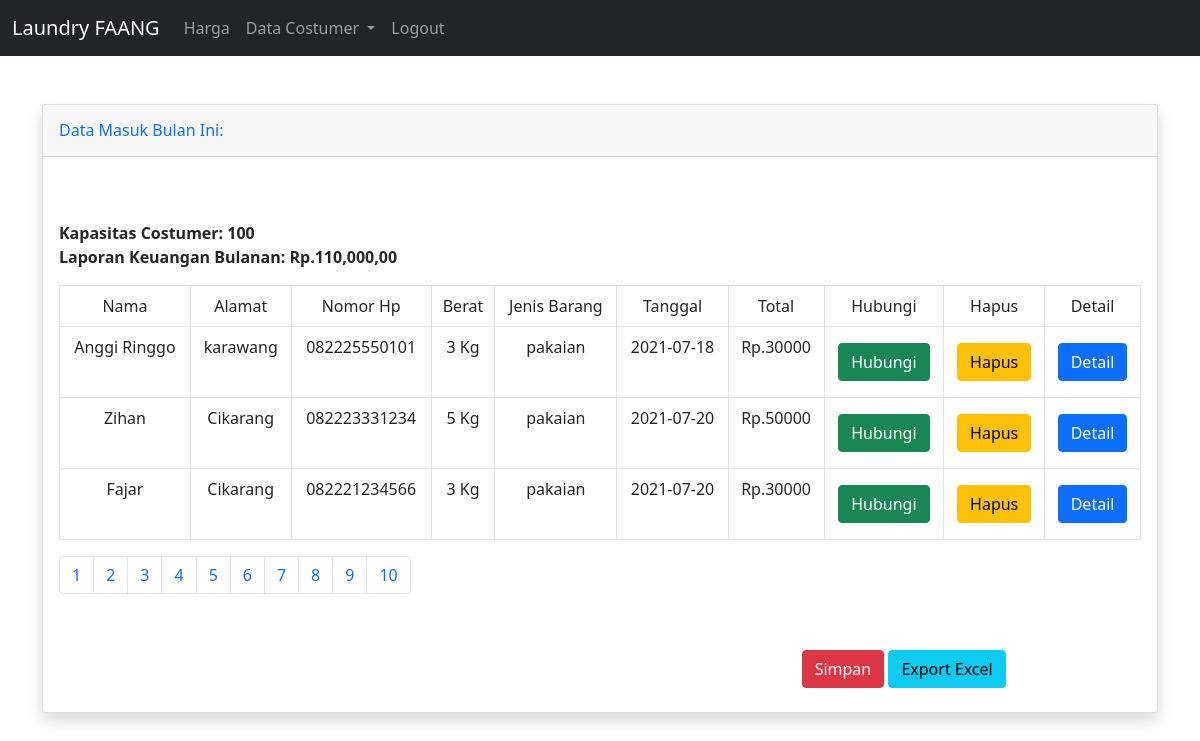
Screenshot of /admin/bulan.php with the database file from the repository.
### tables this page shows
CREATE TABLE `data_bulan` (
  `id` int(35) NOT NULL,
  `nama` varchar(150) NOT NULL,
  `alamat` varchar(100) NOT NULL,
  `nomor` varchar(80) NOT NULL,
  `berat` varchar(68) NOT NULL,
  `jenis` varchar(75) NOT NULL,
  `tanggal` varchar(85) NOT NULL,
  `jumlah` varchar(90) NOT NULL
);

### admin/bulan.php (the view, shortened to what this page needs)
<?php
include 'db.php';
 ?>
<!doctype html>
<html lang="en">
  <head>
    <link rel="stylesheet" href="https://stackpath.bootstrapcdn.com/bootstrap/5.0.0-alpha1/css/bootstrap.min.css">
  </head>
  <body>
        <nav class="navbar navbar-expand-lg navbar-dark bg-dark">
          <div class="container-fluid">
            <a class="navbar-brand text-white" href="index.php">Laundry FAANG</a>
            <div class="collapse navbar-collapse" id="navbarNavDropdown">
              <ul class="navbar-nav">
                <li class="nav-item">
                  <a class="nav-link" href="harga.php">Harga</a>
                </li>
                <li class="nav-item dropdown">
                  <a class="nav-link dropdown-toggle" href="#" id="navbarDropdownMenuLink" role="button" data-toggle="dropdown" aria-expanded="false">
                  Data Costumer
                  </a>
                </li>
              </ul>
              <div class="collapse navbar-collapse" id="navbarNavDropdown">
          <ul class="navbar-nav">
            <li class="nav-item">
              <a class="nav-link" href="Logout.php">Logout</a>
            </li></div>
            </div>
          </div>
        </nav>
    <div class="container mt-5">
    <div class="card shadow mb-4">
      <div class="card-header py-3 d-flex flex-row align-items-center justify-content-between">
    <h6 class="m-0 font-weight-bold text-primary">Data Masuk Bulan Ini:</h6>
      </div>
      <div class="row mt-5">
      <div class="col-xl-12 col-lg-12">
      <div class="card-body">
        <?php
        $hal= 10;
        $page = (isset($_GET['page'])) ? (int)$_GET['page'] : 1;
        $start = ($page - 1) * $hal;
        $kap = $hal * $hal;
        $Jumlah_y=mysqli_query($conn, "select sum(jumlah) as tog from data_bulan");
        $jumlahd=mysqli_fetch_array($Jumlah_y);
         ?>
         <b>Kapasitas Costumer: <?php echo $kap ; ?></b><br>
         <b>Laporan Keuangan Bulanan: <?php echo " Rp.". number_format($jumlahd['tog']).",00" ?></b>
        <div class="table-responsive service">
        <table class="table table-bordered table-hover  mt-3 text-nowrap css-serial">
              <tr>
         		 <td><center>Nama</td>
         		 <td><center>Alamat</td>
         		 <td><center>Nomor Hp</td>
         		 <td><center>Berat</td>
         		 <td><center>Jenis Barang</td>
             <td><center>Tanggal</td>
             <td><center>Total </td>
             <td><center>Hubungi</td>
             <td><center>Hapus</td>
             <td><center>Detail</td>
               </tr>
               <?php
          $query = mysqli_query($conn, "SELECT * FROM data_bulan limit $start, $hal");
               if(mysqli_num_rows($query) <= 0){
                 echo "<div class='col-md-10 col-sm-12 col-xs-12 ml-5'>";
                 echo "<div class='alert alert-danger mt-4 ml-5' role='alert'>";
                 echo "<p><center>Data Anda Masih Kosong</center></p>";
                 echo "</div>";
                 echo "</div>";
               }else{
              	  while($row = mysqli_fetch_array($query)){
              	  ?>
                  <tr>
                  <td><center><?php echo $row['nama'] ?></td>
                  <td><center><?php echo $row['alamat'] ?></td>
                  <td><center><?php echo $row['nomor'] ?></td>
                  <td><center><?php echo $row['berat']." Kg" ?></td>
                  <td><center><?php echo $row['jenis'] ?></td>
                  <td><center><?php echo $row['tanggal'] ?></td>
                  <td><center>Rp.<?php echo $row['jumlah'] ?></td>
                  <td><center><a href="https://api.whatsapp.com/send?phone=<?php echo $row['nomor'];?>&text=Assalamualaikum%20<?php echo $row['nama'] ?>%20Barang%20Anda%20Selesai%20DiLaundry "><button type="button" class="btn btn-success mt-2 mb-2">Hubungi</button></a></td>
                  <td><center><a href="delete_bulan.php?id=<?php echo $row['id'] ?>"><button type="button" class="btn btn-warning mt-2 mb-2">  Hapus</button></a></td>
                  <td><center><a href="detail_bulan.php?id=<?php echo $row['id'] ?>"><button type="button" class="btn btn-primary mt-2 mb-2">Detail</button></a>
                   </tr>
        <?php
      }}
          ?>
        </table>
        <nav aria-label="Page navigation example">
        <ul class="pagination">
          <?php
          for($x=1;$x<=$hal ;$x++){
            ?>
            <li class="page-item"><a class="page-link" href="?page=<?php echo $x ?>"><?php echo $x ?></a></li>
            <?php
          }
          ?>
        </ul>
        </nav>
      </div>
      </div>
      </div>
      </div>
      <div class="row mb-4 ml-5">
      <div class="col-sm-6">
      </div>
      <div class="col-sm-2">
      </div>
      <div class="col-sm-4">
      <a href="simpan_tahun.php"><button type="button" class="btn btn-danger mt-4 ml-5">Simpan</button></a>
      <a href="export_bulan.php"><button type="button" class="btn btn-info mt-4">Export Excel</button></a>
      </div>
      </div>
      </div>
      </div>
  </body>
</html>

### rows the page displays
data_bulan: nama "Anggi Ringgo", alamat "karawang", nomor "082225550101", berat "3", jenis "pakaian", tanggal "2021-07-18", jumlah "30000"
data_bulan: nama "Zihan", alamat "Cikarang", nomor "082223331234", berat "5", jenis "pakaian", tanggal "2021-07-20", jumlah "50000"
data_bulan: nama "Fajar", alamat "Cikarang", nomor "082221234566", berat "3", jenis "pakaian", tanggal "2021-07-20", jumlah "30000"

### other values shown
$kap "100"
$jumlahd['tog'] "110,000"
